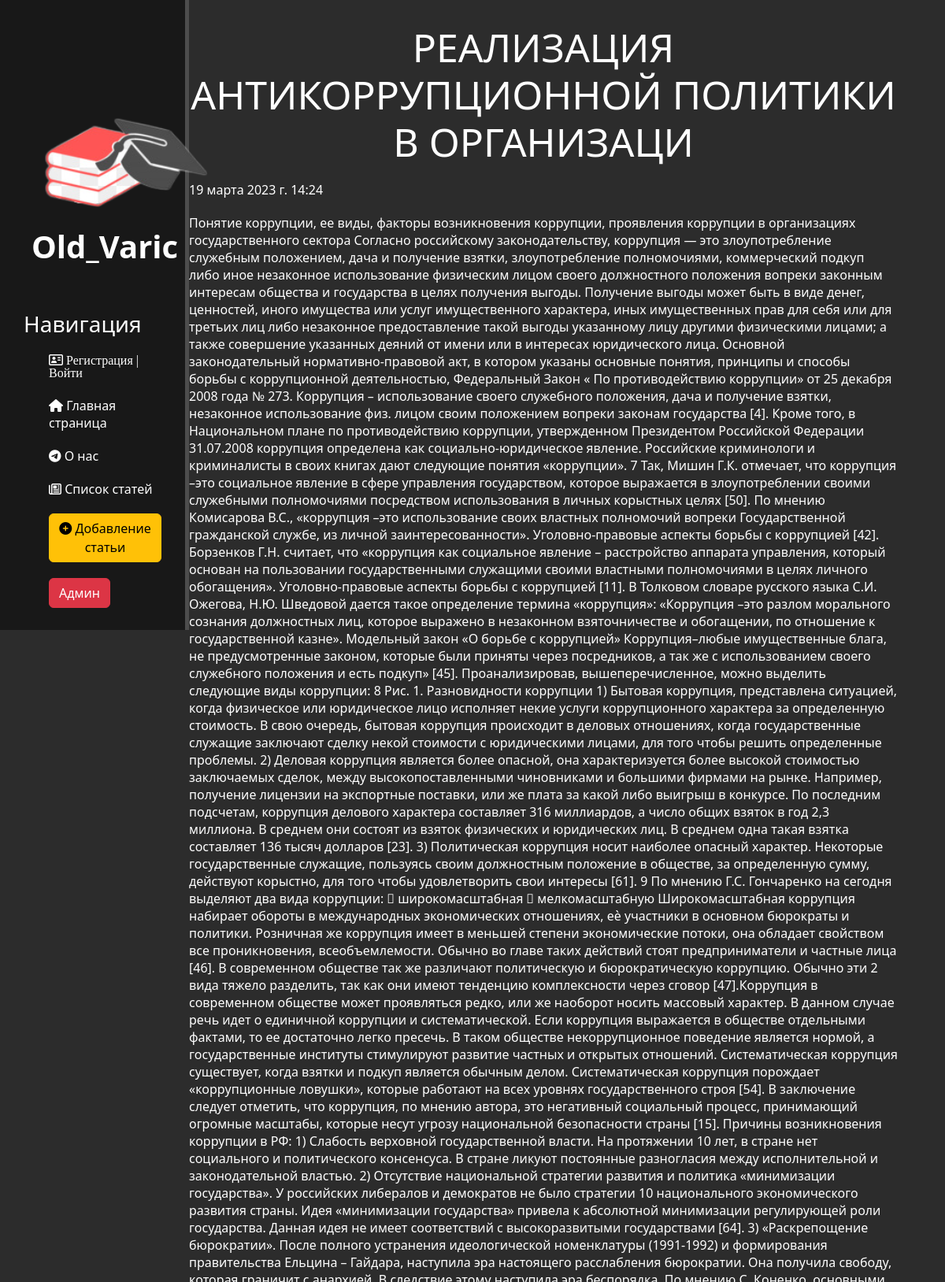
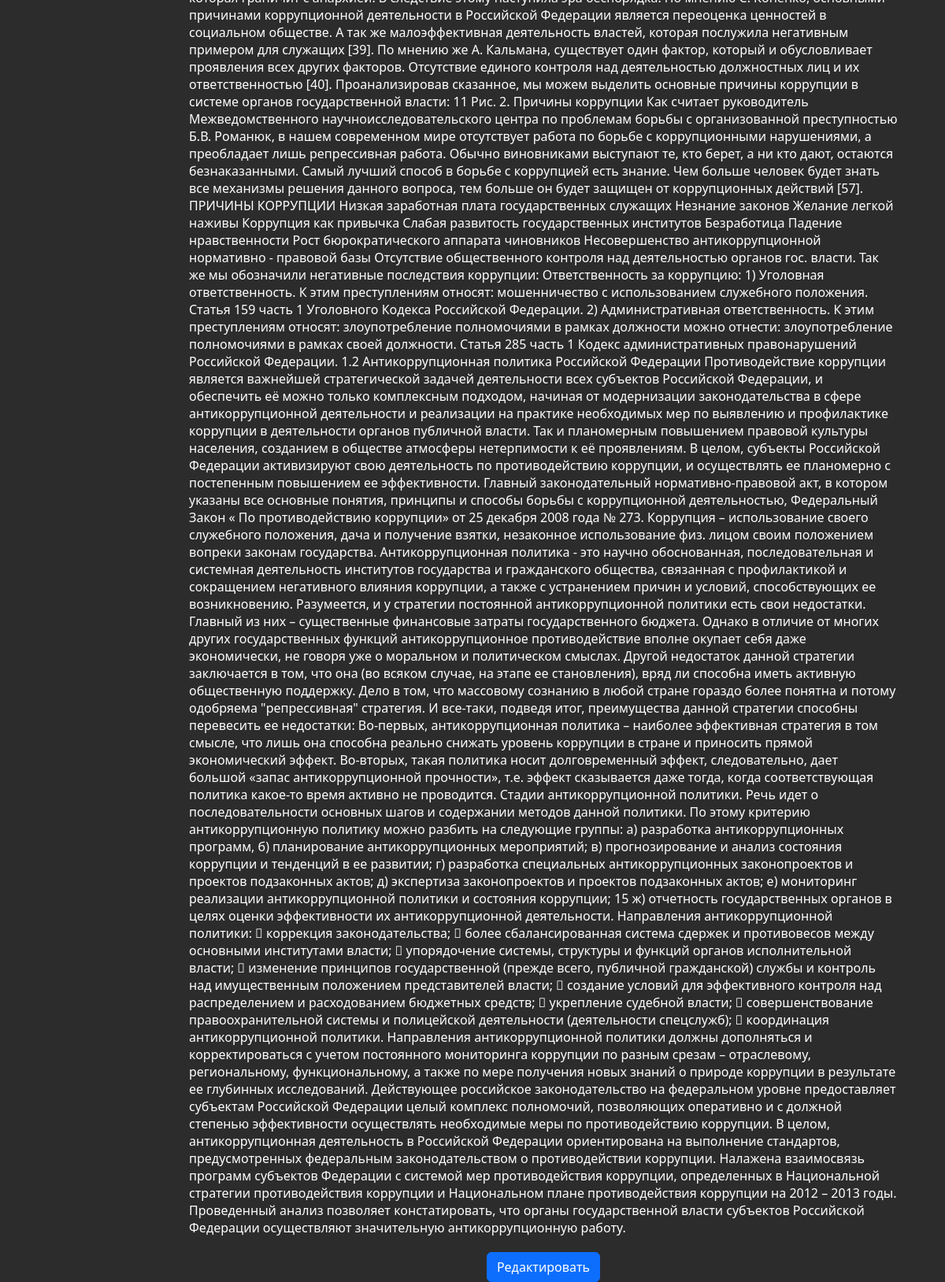
The app's page /news/7 (signed in) with its own data (2 pictures, top to bottom).
### news/models.py (models this page shows, shortened)
class Articles(models.Model):
    title = models.CharField('Название', max_length=50)
    anons = models.CharField('Анонс', max_length=250)
    full_text = models.TextField('Статья')
    date = models.DateTimeField('Дата публикации')
    class Meta:
        verbose_name = 'Новость'
        verbose_name_plural = 'Новости'

### news/views.py (the view)
# urls.py: path('<int:pk>', views.NewsDV.as_view(), name='news-detail'),
class NewsDV(LoginRequiredMixin, DetailView):
    model = Articles
    template_name = 'news/details_view.html'
    context_object_name = 'article'
    raise_exception = True

### news/templates/news/details_view.html (shortened to what this page needs)
{% extends 'main/base.html' %}
{% block content %}
    <div class="features">
       <h1>{{ article.title }}</h1>
        <p>{{ article.date }}</p>
        <p>{{ article.full_text }}</p>
        <a href="{% url 'news-update' article.id %}" class="btn btn-primary">Редактировать</a>
    </div>
{% endblock %}

### main/static/main/css/style.css (style rules this page uses)
body { background: #2c2c2c; }
main .features { float: left; color: #fff; margin-top: 30px; text-align: center; width: 75%; }
main .features h1 { font-size: 50px; }
main .features p { text-align: left; max-width: 1000px; margin: 20px auto }
* { box-sizing: border-box }
body { line-height: var(--bs-body-line-low); }
a { color: dodgerblue; }

### main/templates/main/base.html (style rules this page uses)
a { text-decoration: none; }

### records on screen
Articles: title "РЕАЛИЗАЦИЯ АНТИКОРРУПЦИОННОЙ ПОЛИТИКИ В ОРГАНИЗАЦИ", date "19 марта 2023 г. 14:24", full_text "Понятие коррупции, ее виды, факторы возникновения коррупции, проявления коррупции в организациях государственного сектора Согласно российскому законодательству, коррупция — это злоупотребление служебным положением, дача и получение взятки, злоупотребление полномочиями, коммерческий подкуп либо иное незаконное использование физическим лицом своего должностного положения вопреки законным интересам общества и государства в целях получения выгоды. Получение выгоды может быть в виде денег, ценностей, иного имущества или услуг имущественного характера, иных имущественных прав для себя или для третьих лиц либо незаконное предоставление такой выгоды указанному лицу другими физическими лицами; а…"
